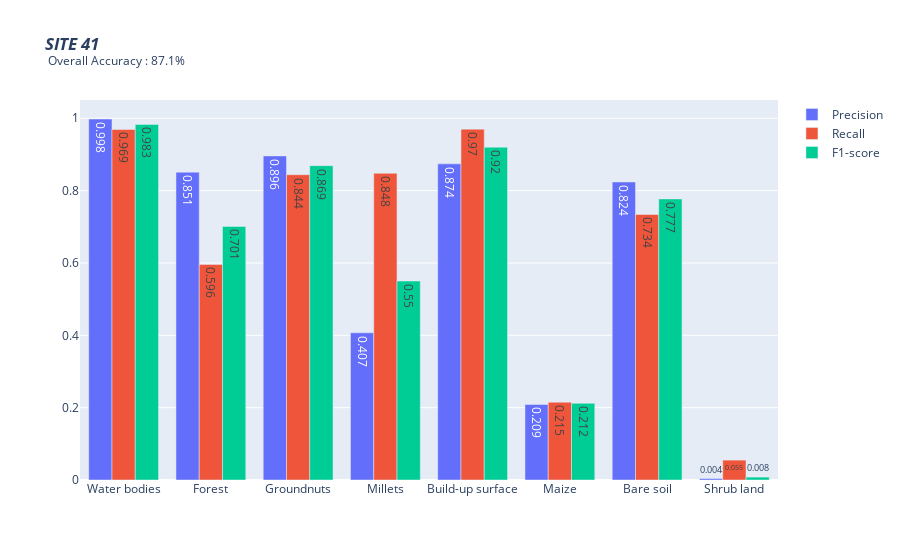

Write notebook code for a chart like this one.
### Code cell
site_nb = '41'

fig = go.Figure(data=[
    go.Bar(name='Precision', x=class_name, y=precision, text=precision, textposition='auto'),
    go.Bar(name='Recall', x=class_name, y=recall, text=recall, textposition='auto'),
    go.Bar(name='F1-score', x=class_name, y=f1_score, text=f1_score, textposition='auto')
])
# Change the bar mode
fig.update_layout(title_text=f'<i><b>SITE {site_nb} </b></i> <br><sup> Overall Accuracy : {oa}% </sup>',
                  barmode='group')

fig.show()

fig.write_html(am_html)

### Figure 1 — Plotly figure (JSON) as saved in the notebook; plotly's stock layout.template omitted (floating-point values rounded to 4 significant figures)
{"data": [{"name": "Precision", "text": ["0.998", "0.851", "0.896", "0.407", "0.874", "0.209", "0.824", "0.004"], "textposition": "auto", "type": "bar", "x": ["Water bodies", "Forest", "Groundnuts", "Millets", "Build-up surface", "Maize", "Bare soil", "Shrub land"], "y": [0.998, 0.851, 0.896, 0.407, 0.874, 0.209, 0.824, 0.004]}, {"name": "Recall", "text": ["0.969", "0.596", "0.844", "0.848", "0.97", "0.215", "0.734", "0.055"], "textposition": "auto", "type": "bar", "x": ["Water bodies", "Forest", "Groundnuts", "Millets", "Build-up surface", "Maize", "Bare soil", "Shrub land"], "y": [0.969, 0.596, 0.844, 0.848, 0.97, 0.215, 0.734, 0.055]}, {"name": "F1-score", "text": ["0.983", "0.701", "0.869", "0.55", "0.92", "0.212", "0.777", "0.008"], "textposition": "auto", "type": "bar", "x": ["Water bodies", "Forest", "Groundnuts", "Millets", "Build-up surface", "Maize", "Bare soil", "Shrub land"], "y": [0.983, 0.701, 0.869, 0.55, 0.92, 0.212, 0.777, 0.008]}], "layout": {"barmode": "group", "title": {"text": "<i><b>SITE 41 </b></i> <br><sup> Overall Accuracy : 87.1% </sup>"}}}
